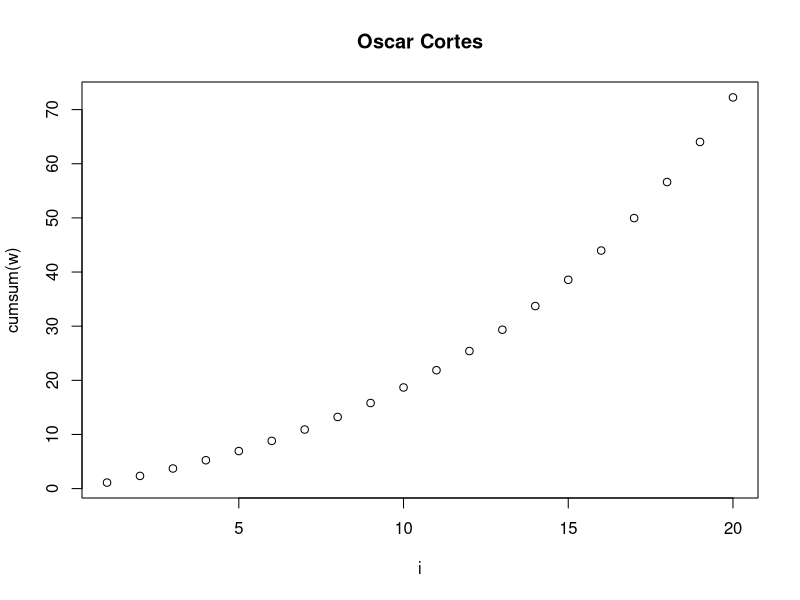
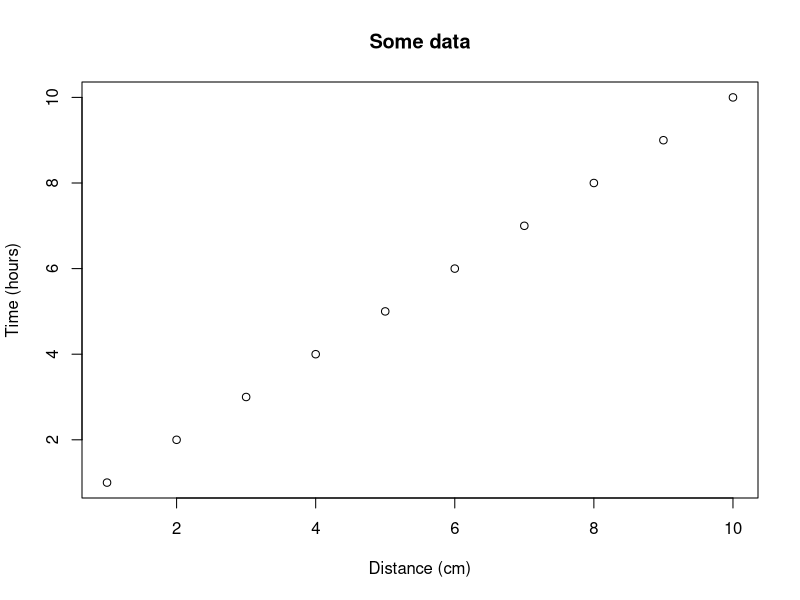
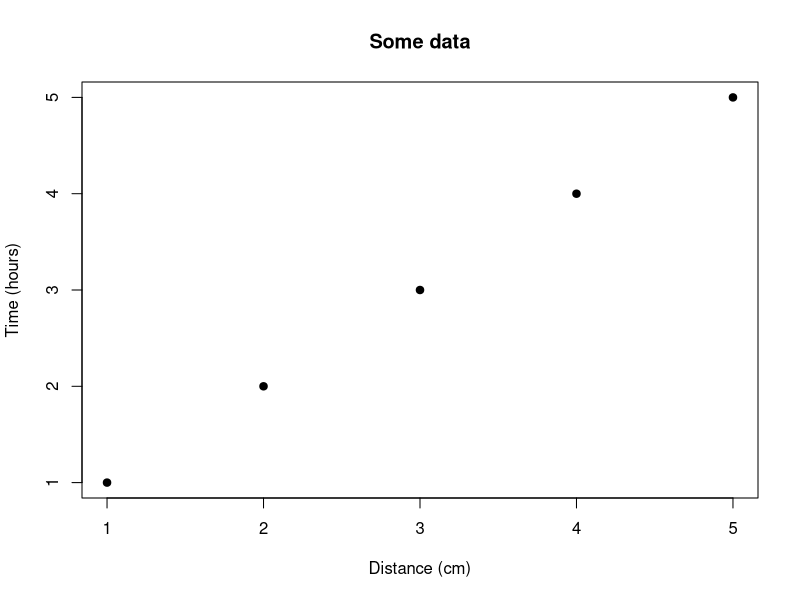

Write R code to recreate these figures, in order.
## ---- chunk 1
knitr::opts_chunk$set(echo = TRUE) # By default, show code; set to FALSE to hide it
knitr::opts_chunk$set(fig.pos = 'H') # Places figures on pages separate from text
knitr::opts_chunk$set(out.width = '100%', dpi=300) # Figure resolution and size
knitr::opts_chunk$set(fig.env = "figure") # Latex figure environment
## ---- chunk 2
library(plyr)
n <- 0.9
i <- (1:20)
w <- (1/n^i)
plot(i,cumsum(w),main = "Oscar Cortes")
## ---- chunk 3
plot(1:10, main = "Some data", xlab = "Distance (cm)", 
     ylab = "Time (hours)")
## ---- chunk 4
plot(1:5, pch = 19, main = "Some data", xlab = "Distance (cm)", 
     ylab = "Time (hours)")
## ---- chunk 5
df = data.frame(ID = 1:3, code = letters[1:3])

# Creates tables that follow OUP guidelines using xtable
library(xtable) 
print(xtable(df, caption = "This is the table caption", 
             label = "tab:tab1"), comment = FALSE)
## ---- chunk 6
df = data.frame(ID = 1:3, code = letters[1:3])

# kable can alse be used for creating tables
knitr::kable(df, caption = "This is the table caption", format = "latex",
             booktabs = TRUE, label = "tab2")
## ---- chunk 7
x<-1
equation1<-log(exp(1))+((sin(x)^2)+(cos(x)^2))
equation1

n<- seq(0:50000)
equation2 <- sum(1/2^n)
equation2

equation1>equation2

## ---- chunk 8
x<-1
eq<- log(exp(x))+(sin(x)^2)+(cos(x)^2) 
eq

n<- seq_len(1000)
eq3 <- sum(1/2^n)
eq3

is.it.true <- eq > eq3
if(is.it.true == TRUE) {print ("Equation is true!")}
if(is.it.true == FALSE) {print("Equation is false!")}
